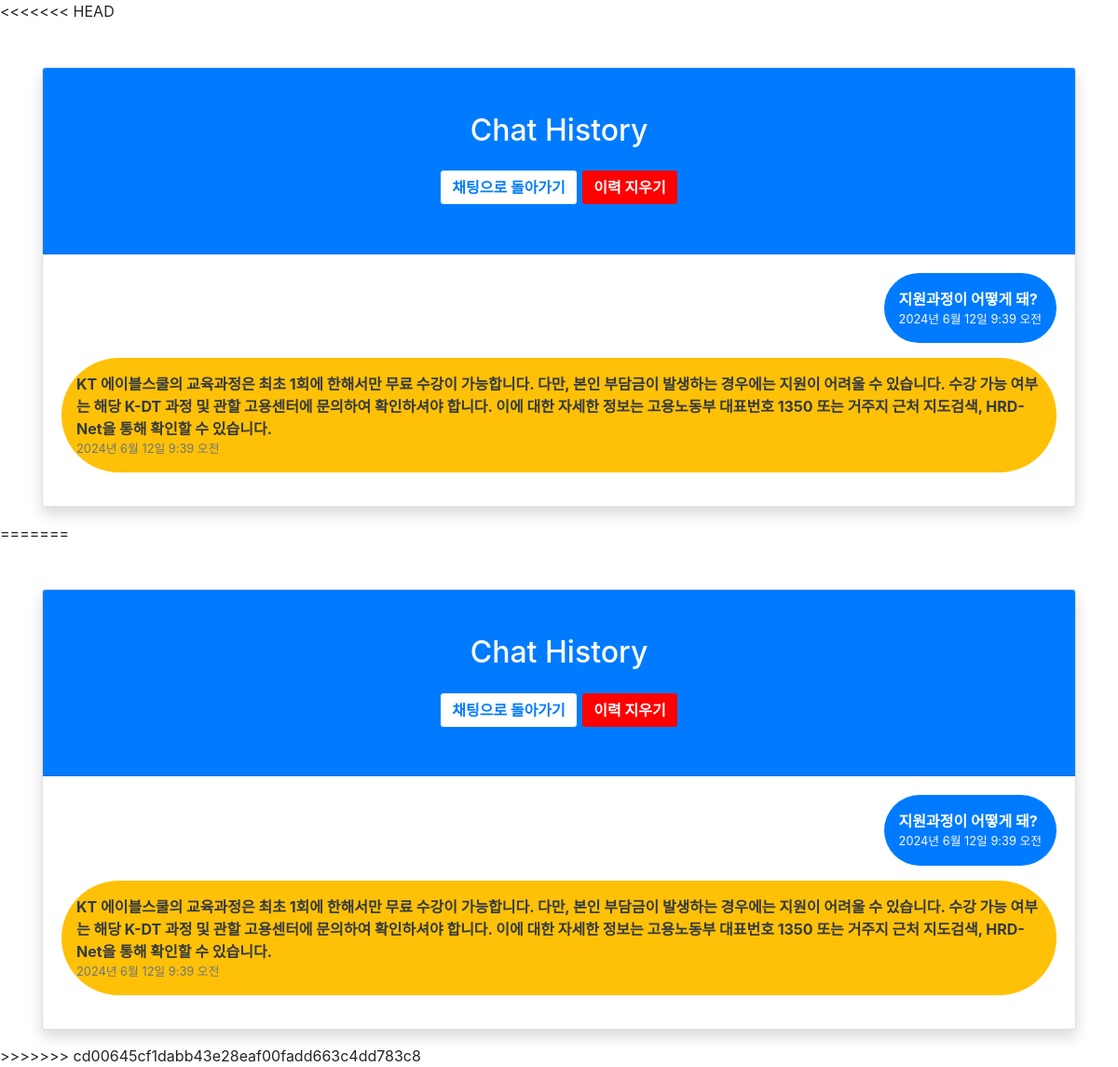
Before: /selfchatgpt/history/ with the older database file.
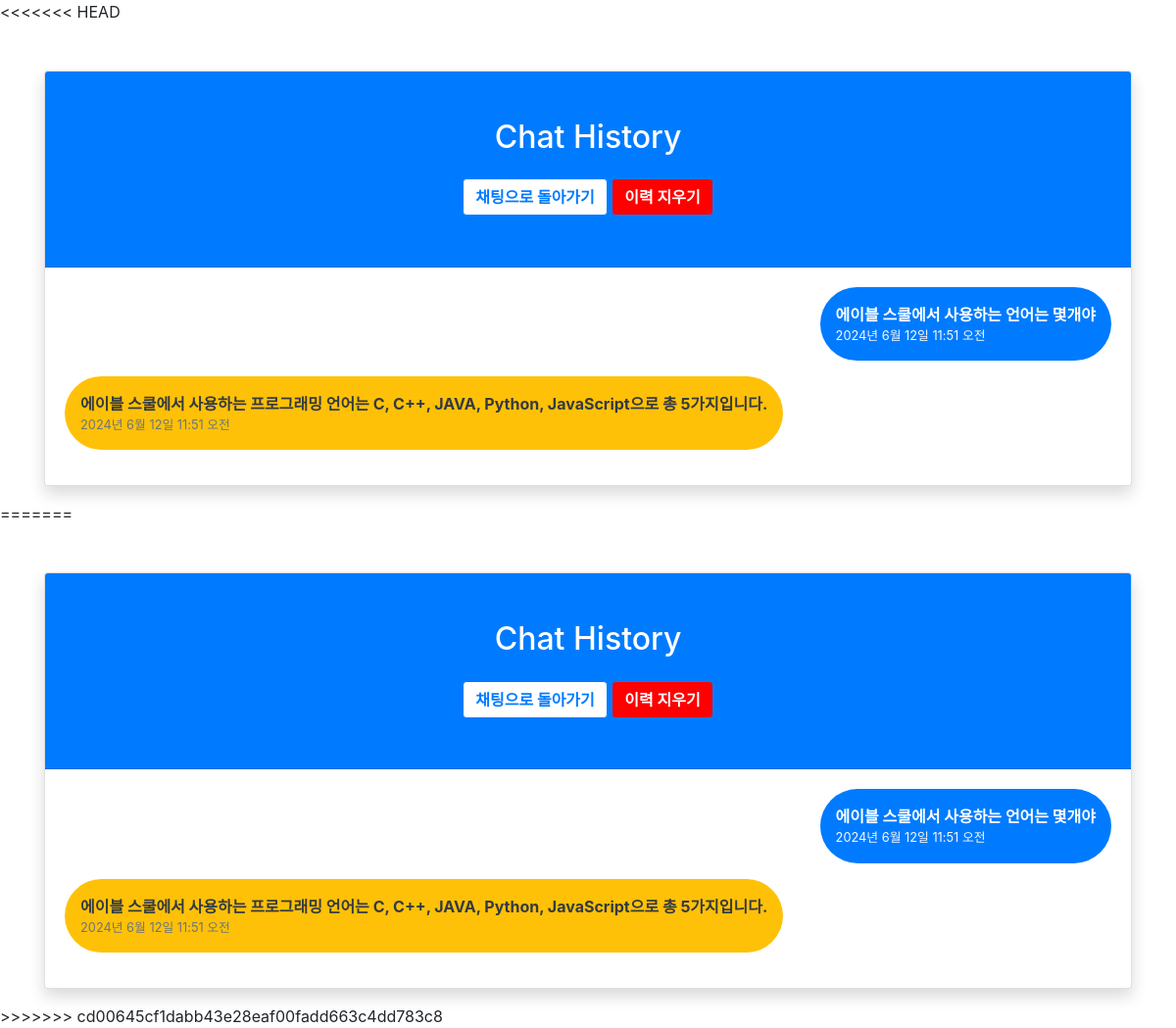
After: the same page with the newer database file.
### selfchatgpt/models.py (models this page shows, shortened)
class ChatMessage(models.Model):
    user_message = models.TextField()
    bot_response = models.TextField()
    timestamp = models.DateTimeField(auto_now_add=True)
    conversation_id = models.CharField(max_length=36, default='default_value')
    id = models.AutoField(primary_key=True)
    class Meta:
        db_table = 'chat_message'

### selfchatgpt/views.py (the view)
# urls.py: path('history/', views.chat_history, name='chat_history'),
def chat_history(request):
    messages = ChatMessage.objects.all().order_by('-timestamp')
    return render(request, 'selfgpt/chat_history.html', {'messages': messages})

### selfchatgpt/templates/selfgpt/chat_history.html (shortened to what this page needs)
<!doctype html>
{% load static %}
<html>
    <head>
        <link href="https://stackpath.bootstrapcdn.com/bootstrap/4.5.2/css/bootstrap.min.css" rel="stylesheet">
    </head>
    <body class="bg-light-yellow">
        <div class="container mt-5">
            <div class="card shadow">
                <div class="card-header text-center bg-primary text-white position-relative p-5" style="height: 200px;">
                    <h2>Chat History</h2>
                    <a href="{% url 'selfchatgpt:index' %}" class="btn custom-button">채팅으로 돌아가기</a>
                    <button id="clear-history" class="btn btn-danger">이력 지우기</button>
                </div>
                <div class="card-body chat-box" id="chat-box">
                    {% if messages %}
                        {% for message in messages %}
                        <div class="w-100 d-inline-block">
                            <div class="chat-message user-message bg-primary font-weight-bold text-white p-3 mb-3 rounded-pill float-right">
                                {{ message.user_message }} <br>
                                <span class="text-right small text-light">{{ message.timestamp }}</span>
                            </div>
                        </div>
                        <div class="w-100 d-inline-block">
                            <div class="chat-message bot-message bg-warning font-weight-bold text-dark p-3 mb-3 rounded-pill float-left">
                                {{ message.bot_response }} <br>
                                <span class="text-right small text-muted">{{ message.timestamp }}</span>
                            </div>
                        </div>
                        {% endfor %}
                    {% else %}
                        <div class="text-center text-muted">
                            <strong>채팅 이력이 없습니다</strong>
                        </div>
                    {% endif %}
                </div>
            </div>
        </div>
    </body>
</html>
<!doctype html>
{% load static %}
<html>
    <head>
        <link href="https://stackpath.bootstrapcdn.com/bootstrap/4.5.2/css/bootstrap.min.css" rel="stylesheet">
    </head>
    <body class="bg-light-yellow">
        <div class="container mt-5">
            <div class="card shadow">
                <div class="card-header text-center bg-primary text-white position-relative p-5" style="height: 200px;">
                    <h2>Chat History</h2>
                    <a href="{% url 'selfchatgpt:index' %}" class="btn custom-button">채팅으로 돌아가기</a>
                    <button id="clear-history" class="btn btn-danger">이력 지우기</button>
                </div>
                <div class="card-body chat-box" id="chat-box">
                    {% if messages %}
                        {% for message in messages %}
                        <div class="w-100 d-inline-block">
                            <div class="chat-message user-message bg-primary font-weight-bold text-white p-3 mb-3 rounded-pill float-right">
                                {{ message.user_message }} <br>
                                <span class="text-right small text-light">{{ message.timestamp }}</span>
                            </div>
                        </div>
                        <div class="w-100 d-inline-block">
                            <div class="chat-message bot-message bg-warning font-weight-bold text-dark p-3 mb-3 rounded-pill float-left">
                                {{ message.bot_response }} <br>
                                <span class="text-right small text-muted">{{ message.timestamp }}</span>
                            </div>
                        </div>
                        {% endfor %}
                    {% else %}
                        <div class="text-center text-muted">
                            <strong>채팅 이력이 없습니다</strong>
                        </div>
                    {% endif %}
                </div>
            </div>
        </div>
    </body>
</html>

### selfchatgpt/templates/selfgpt/chat_history.html (style rules this page uses)
.custom-button { background-color: white; color: #007bff; border: 1px solid #007bff; font-weight: bold; margin-top: 15px; }
.btn-danger { background-color: red; color: white; border: 1px solid #007bff; font-weight: bold; margin-top: 15px; }

Changed rows visible on the page:
removed ChatMessage: user_message "지원과정이 어떻게 돼?", timestamp "2024년 6월 12일 9:39 오전", bot_response "KT 에이블스쿨의 교육과정은 최초 1회에 한해서만 무료 수강이 가능합니다. 다만, 본인 부담금이 발생하는 경우에는 지원이 어려울 수 있습니다. 수강 가능 여부는 해당 K-DT 과정 및 관할 고용센터에 문의하여 확인하셔야 합니다. 이에 대한 자세한 정보는 고용노동부 대표번호 1350 또는 거주지 근처 지도검색, HRD-Net을 통해 확인할 수 있습니다."
added ChatMessage: user_message "에이블 스쿨에서 사용하는 언어는 몇개야", timestamp "2024년 6월 12일 11:51 오전", bot_response "에이블 스쿨에서 사용하는 프로그래밍 언어는 C, C++, JAVA, Python, JavaScript으로 총 5가지입니다."
